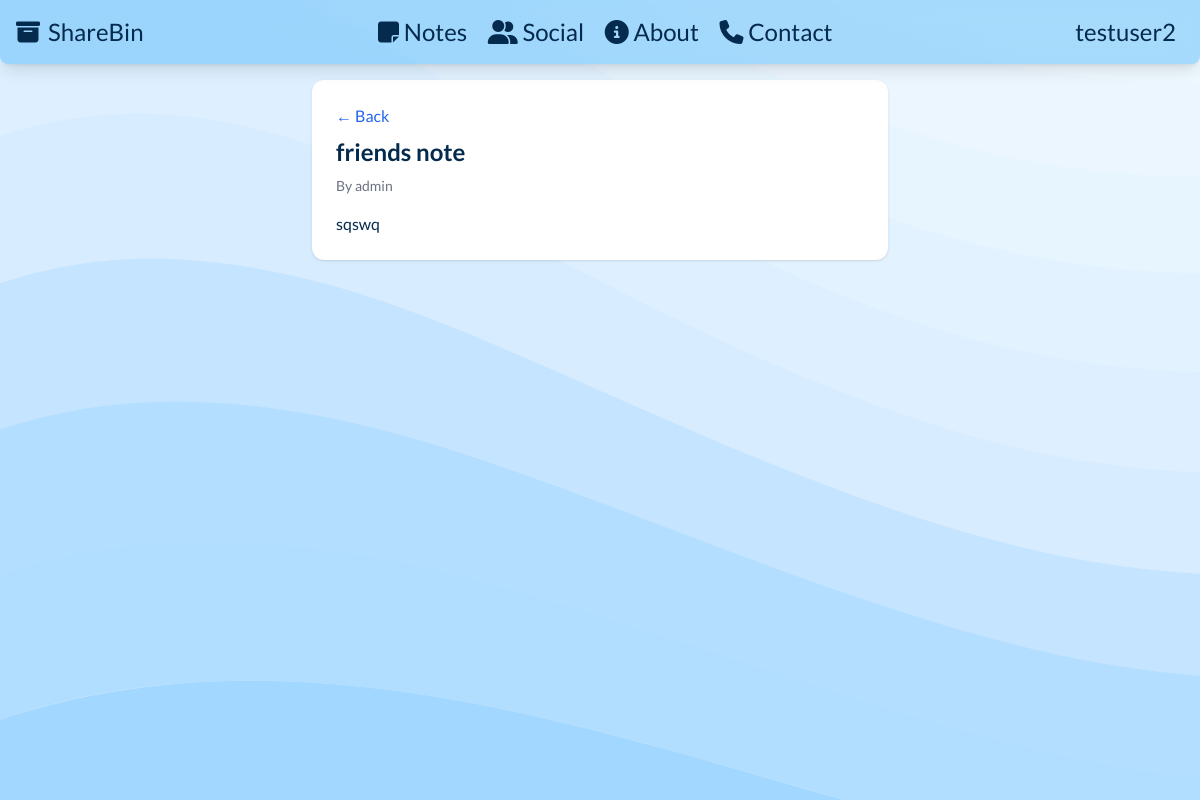
The page /note/1 (signed in) on the database its author committed.
### tables this page shows
CREATE TABLE notes (
            id INTEGER PRIMARY KEY AUTOINCREMENT,
            user TEXT,
            title TEXT,
            content TEXT,
            is_private INTEGER,
            visibility TEXT CHECK(visibility IN ('public', 'private', 'friends')),
            file_path TEXT,
            created_at TIMESTAMP DEFAULT CURRENT_TIMESTAMP
        );

CREATE TABLE users (
            id INTEGER PRIMARY KEY AUTOINCREMENT,
            username TEXT,
            password TEXT,
            email TEXT,
            created_at TIMESTAMP DEFAULT CURRENT_TIMESTAMP
        );

### app.py (the view, shortened to what this page needs)
@app.route('/note/<int:note_id>', methods=['GET', 'POST'])
def view_note(note_id):
    conn = get_db()
    c = conn.cursor()
    c.execute("""
        SELECT n.id, n.user, n.title, n.content, n.is_private, n.visibility, n.file_path,
               n.created_at, u.username
        FROM notes n
        JOIN users u ON n.user = u.id
        WHERE n.id = ?
    """, (note_id,))
    note = c.fetchone()
    conn.close()
    user = session.get('username')
    user_id = session.get('user_id')
    if note is None:
        return "Note not found", 404
    return render_template('view_note.html', note=note, user=user, user_id=user_id)

### app.py (called while the page is built)
def get_db():
    conn = sqlite3.connect(DATABASE)
    return conn

### templates/view_note.html (shortened to what this page needs)
{% extends "base.html" %} {% block content %}
<div class="max-w-xl mx-auto bg-white p-6 rounded-xl shadow">
  <a href="/notes" class="text-blue-600 hover:underline mb-2 inline-block"
    >← Back</a
  >
  <h2 class="text-2xl font-bold mb-2">{{ note[2] }}</h2>
  <p class="text-sm text-gray-500 mb-4">By {{ note[8] }}</p>
  <div class="prose max-w-none">{{ note[3]|safe }}</div>
</div>
{% endblock %}

### rows shown on the page
notes: title "friends note", content "sqswq"
users: username "admin"

### other values the page prints
{{ user }} "testuser2"
